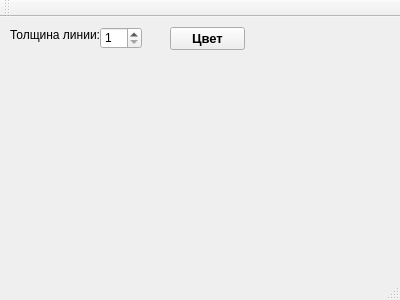
<?xml version="1.0" encoding="UTF-8"?>
<ui version="4.0">
 <class>MainWindow</class>
 <widget class="QMainWindow" name="MainWindow">
  <property name="geometry">
   <rect>
    <x>0</x>
    <y>0</y>
    <width>400</width>
    <height>300</height>
   </rect>
  </property>
  <property name="windowTitle">
   <string>MainWindow</string>
  </property>
  <widget class="QWidget" name="centralWidget">
   <widget class="QLabel" name="label">
    <property name="geometry">
     <rect>
      <x>10</x>
      <y>10</y>
      <width>91</width>
      <height>16</height>
     </rect>
    </property>
    <property name="text">
     <string>Толщина линии:</string>
    </property>
   </widget>
   <widget class="QSpinBox" name="spbLineWidth">
    <property name="geometry">
     <rect>
      <x>100</x>
      <y>10</y>
      <width>42</width>
      <height>22</height>
     </rect>
    </property>
    <property name="minimum">
     <number>1</number>
    </property>
    <property name="maximum">
     <number>20</number>
    </property>
    <property name="value">
     <number>1</number>
    </property>
   </widget>
   <widget class="QPushButton" name="btnColor">
    <property name="geometry">
     <rect>
      <x>170</x>
      <y>10</y>
      <width>75</width>
      <height>23</height>
     </rect>
    </property>
    <property name="font">
     <font>
      <pointsize>10</pointsize>
      <weight>75</weight>
      <bold>true</bold>
     </font>
    </property>
    <property name="text">
     <string>Цвет</string>
    </property>
   </widget>
  </widget>
  <widget class="QMenuBar" name="menuBar">
   <property name="geometry">
    <rect>
     <x>0</x>
     <y>0</y>
     <width>400</width>
     <height>21</height>
    </rect>
   </property>
  </widget>
  <widget class="QToolBar" name="mainToolBar">
   <attribute name="toolBarArea">
    <enum>TopToolBarArea</enum>
   </attribute>
   <attribute name="toolBarBreak">
    <bool>false</bool>
   </attribute>
  </widget>
  <widget class="QStatusBar" name="statusBar"/>
 </widget>
 <layoutdefault spacing="6" margin="11"/>
 <resources/>
 <connections/>
</ui>
